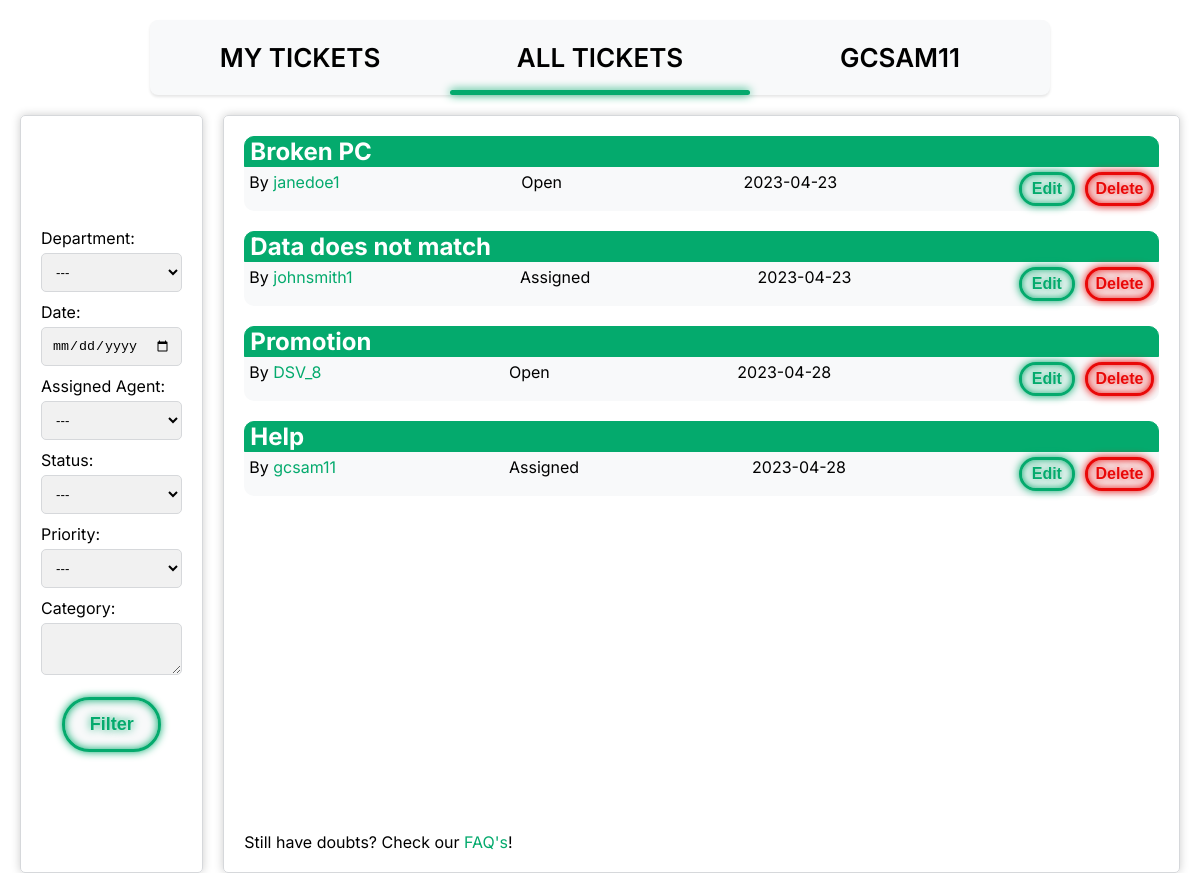
Before: /pages/all_tickets.php (signed in) with the older database file.
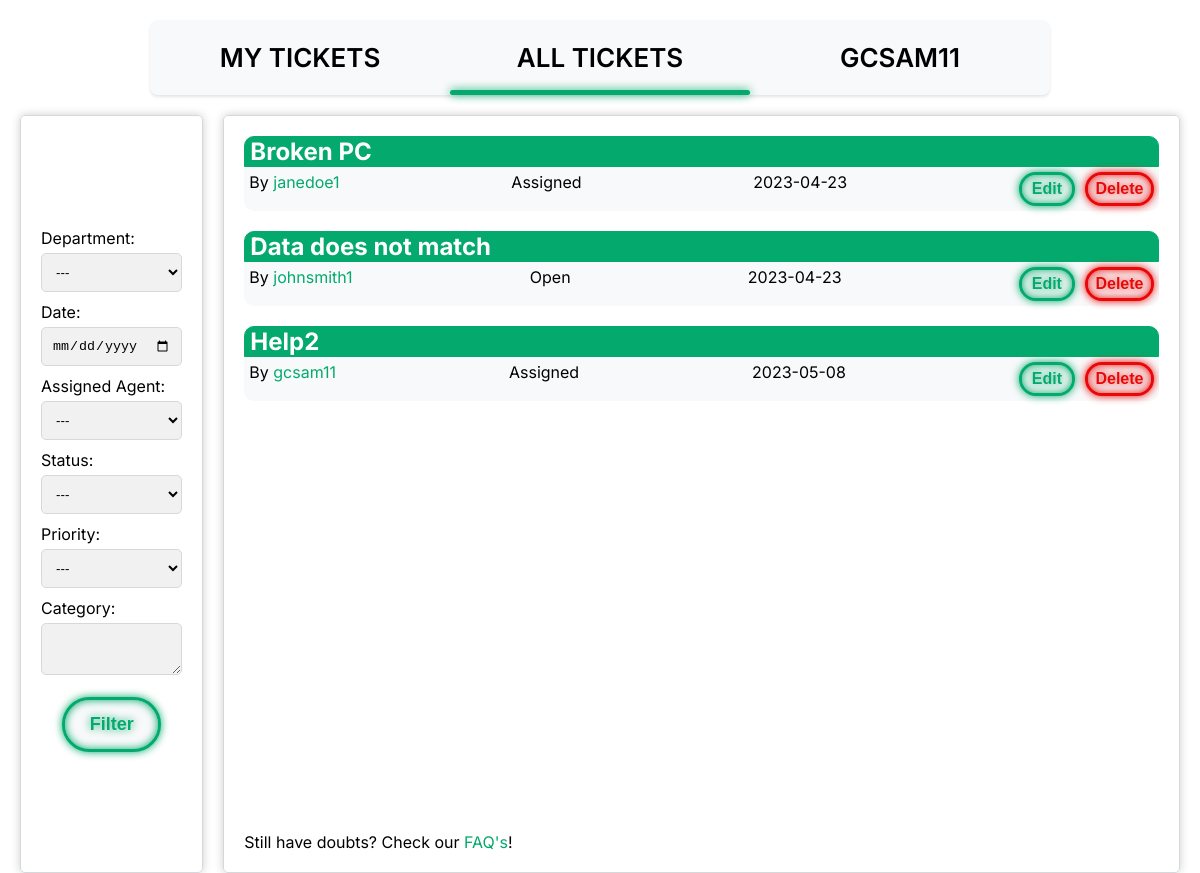
After: the same page with the newer database file.
### tables this page shows
CREATE TABLE TICKET (
    ticket_id INTEGER PRIMARY KEY AUTOINCREMENT,
    user_id INT NOT NULL,
    assigned_agent INT CHECK (assigned_agent <> user_id),
    department_id INT,
    title VARCHAR(255) NOT NULL,
    description VARCHAR(1000) NOT NULL,
    status VARCHAR(10) NOT NULL DEFAULT 'Open' CHECK (status = 'Open' OR status = 'Assigned' OR status = 'Closed'),
    priority VARCHAR(10) NOT NULL DEFAULT 'Low' CHECK (priority = 'Low' OR priority = 'Medium' OR priority = 'High'),
    date DATE NOT NULL,
    FOREIGN KEY(user_id) REFERENCES USER(user_id) ON DELETE CASCADE ON UPDATE CASCADE,
    FOREIGN KEY(department_id) REFERENCES DEPARTMENT(department_id) ON DELETE CASCADE ON UPDATE CASCADE,
    FOREIGN KEY(assigned_agent) REFERENCES USER(user_id) ON DELETE CASCADE ON UPDATE CASCADE
);

CREATE TABLE USER (
    user_id INTEGER PRIMARY KEY AUTOINCREMENT,
    department_id INT,
    name VARCHAR(255) NOT NULL,
    username VARCHAR(8) NOT NULL UNIQUE,
    email VARCHAR(255) NOT NULL UNIQUE,
    password VARCHAR(255) NOT NULL,
    type VARCHAR(10) NOT NULL DEFAULT 'Client' CHECK (type = 'Agent' OR type = 'Admin' OR type = 'Client'),
    gender VARCHAR(10) DEFAULT 'None' CHECK(gender = 'Male' or gender = 'Female' or gender = 'Other' or gender = 'None'),
    FOREIGN KEY(department_id) REFERENCES DEPARTMENT(department_id) ON DELETE CASCADE ON UPDATE CASCADE
);

### database/checkSession.php (called while the page is built, shortened)
<?php
    $profile = $_SESSION['username'];
?>

### database/get_tickets.php (the view)
<?php
    include 'connection.php';
    $stmt = $db->prepare('SELECT * FROM Ticket');
    $stmt->execute();
    while($row = $stmt -> fetch()){
        $stmt2 = $db -> prepare('SELECT username FROM User WHERE user_id = :user_id');
        $stmt2 -> bindParam(':user_id', $row['user_id']);
        $stmt2 -> execute();
        $row2 = $stmt2 -> fetch();
        echo '<h2><a class="ticket_readmore" href="../pages/ticket.php?id=' . $row['ticket_id'] . '">' . $row['title'] . '</a></h2>
        <div class="ticket">
        <div class="ticket_main_info"> <span class="ticket_username"> By <a class="ticket_username_link" href="../pages/profile_viewer.php?id=' .$row['user_id'] . '">' . $row2['username'] . '</a> </span>
        <span class="ticket_status">' . $row['status'] . '</span>
        <span class="ticket_date">' . $row['date'] . ' </span>';
        if(($_SESSION['type'] == 'Admin') || ($_SESSION['user_id'] == $row['user_id'])){
            echo '<div class ="btns">';
            echo '<form class ="editbtnform" action="../pages/editTicket.php?id='.$row['ticket_id'].'" method="POST">
            <input type="hidden" name="site" value="alltickets">
            <button type="submit" id="edit_btn"> Edit </button> </form>';
            echo '<form class="deletebtnform" action="../database/deleteTicket.php" method="POST">
            <input type="hidden" name="site" value="alltickets">
            <input type="hidden" name="id" value=' . $row['ticket_id'] .'>
            <button type="submit" id="delete_btn"> Delete </button> </form></div>';
        }
        echo '</div></div>';
    }
?>

### pages/all_tickets.php (shortened to what this page needs)
<?php
    include '../database/checkSession.php';
?>
<!DOCTYPE html>
<html>
<head>
	<link rel="stylesheet" href="../css/all_tickets.css">
</head>
<body>
    <header>
		<nav>
			<a href="../pages/my_tickets.php">My Tickets</a>
			<a href="../pages/all_tickets.php">All Tickets</a>
			<a href="../pages/profile_viewer.php"><?php echo $profile ?></a>
			<div class="animation start-all_tickets"></div>
		</nav>
    </header>
	<main>
		<section id="grid">
			<div class="box">
				<div class="box_content">
					<label for="department-filter">Department:</label>
			    	<select id="department" name="department" required>
						<option value="none">---</option>
			    	</select>
			    	<label for="date-filter">Date:</label>
			    	<input type="date" id="date-filter">
			    	<label for="agent-filter">Assigned Agent:</label>
			    	<select id="agent-filter">
				    	<option value="none">---</option>
						<?php
						include '../database/fetchAgents.php'
						 ?>
			    	</select>
			    	<label for="status-filter">Status:</label>
			    	<select id="status-filter">
                    	<option value="none">---</option>
			    	</select>
			    	<label for="priority-filter">Priority:</label>
			    	<select id="priority-filter">
				    	<option value="none">---</option>
			    	</select>
			    	<label for="category-filter">Category:</label>
					<textarea id="category-filter" name="category-filter"></textarea>
                	<div class="clearfix">
				    	<button type="submit" class="filterbtn">Filter</button>
			    	</div>
				</div>
			</div>
			<div class="box2">
				<section class="right_box_content">
						<div id="tickets">
							<?php
								include '../database/get_tickets.php';
							?>
						</div>
						<footer>Still have doubts? Check our <a href="../pages/faq.php">FAQ's</a>!</footer>
				</section>
			</div>
		</section>
	</main>
</body>
</html>

### css/all_tickets.css (style rules this page uses)
:root { --clr-neon_green: #04AA6D; --clr-neon_red: #e90808; --clr-bg: #f8f9fa; }
*, *::before *::after { box-sizing: border-box; }
header { text-align: center; }
nav { position: relative; margin: 20px auto 0; width: 900px; height: 75px; background: var(--clr-bg); border-radius: 8px; font-size: 0; box-shadow: 0 2px 3px 0 rgba(0, 0, 0, 0.1); }
nav a { font-family: 'Inter', sans-serif; font-size: 26px; font-weight: 600; text-transform: uppercase; color: black; text-decoration: none; line-height: 75px; position: relative; z-index: 1; display: inline-block; text-align: center; }
nav .animation { position: absolute; height: 5px; bottom: 0; z-index: 0; background: var(--clr-neon_green); border-radius: 8px; transition: all .5s ease 0s; box-shadow: 0 0 10px 0 var(--clr-neon_green); }
nav a:nth-child(1) { width: 300px; }
nav a:nth-child(2) { width: 300px; }
nav .start-all_tickets, nav a:nth-child(2):hover~.animation { width: 300px; left: 300px; }
nav a:nth-child(3) { width: 300px; }
body { margin: 0; padding: 0; font-family: 'Inter', sans-serif; }
section { height: 89.5vh; display: flex; }
#grid { display: grid; grid-template-columns: repeat(6, 1fr); grid-gap: 20px; padding: 20px; }
#grid .box { display: flex; justify-content: center; align-items: center; padding: 20px; border: 1px solid #d6d8db; border-radius: 5px; box-shadow: 0px 0px 10px rgba(0,0,0,0.2); grid-column: 1/2; }
label { display: block; margin-bottom: 5px; }
select, input[type="date"], textarea { padding: 10px; border-radius: 5px; border: 1px solid #d6d8db; margin-bottom: 10px; width: 100%; box-sizing: border-box; background-color: #f1f1f1; }
textarea { resize: vertical; }
.clearfix { display: grid; place-items: center; font-family: 'Inter', sans-serif; color: var(--clr-neon_green); }
.filterbtn { background-color: var(--clr-bg); color: var(--clr-neon_green); padding: 14px 20px; margin: 8px 0; border: 3px solid var(--clr-neon_green); border-radius: 32px; cursor: pointer; opacity: 1; text-align: center; font-weight: 800; font-size: large; width: 70%; transition: opacity 100ms linear; text-shadow: 0 0 0.125em hsl(0 0% 100% / 0.5), 0 0 0.45em var(--clr-neon_green); box-shadow: inset 0 0 0.5em 0 var(--clr-neon_green), 0 0 0.5em 0 var(--clr-neon_green); }
#grid .box2 { padding: 20px; border: 1px solid #d6d8db; border-radius: 5px; box-shadow: 0px 0px 10px rgba(0,0,0,0.2); grid-column: 2/7; }
.right_box_content { position: relative; }
.right_box_content footer { position: absolute; bottom: 0; left: 0; width: 100%; }
.right_box_content footer > a { color: var(--clr-neon_green); text-decoration: none; }
#tickets { width: 100%; height: 97%; overflow-x: hidden; overflow-y: auto; }
h2 { border: 1px solid var(--clr-neon_green); padding-left: 5px; margin-bottom: 0; border-radius: 10px 10px 0px 0px; background-color: var(--clr-neon_green); }
h2:first-of-type { margin-top: 0; }
.ticket_readmore { color: white; text-decoration: none; }
.ticket_main_info { display: flex; justify-content: space-between; }
.ticket_username_link { text-decoration: none; color: var(--clr-neon_green); }
.ticket { border: 0px; background-color: var(--clr-bg); border-radius: 0px 0px 10px 10px; padding: 5px; }
.ticket:last-of-type { margin-bottom: 10px; }
.btns { display: flex; justify-content: space-between; }
.editbtnform { margin-right: 10px; }
#edit_btn { background-color: var(--clr-bg); color: var(--clr-neon_green); padding: 5px 10px; border: 3px solid var(--clr-neon_green); border-radius: 32px; cursor: pointer; opacity: 1; text-align: center; font-weight: 600; font-size: medium; width: 100%; transition: opacity 100ms linear; text-shadow: 0 0 0.125em hsl(0 0% 100% / 0.5), 0 0 0.45em var(--clr-neon_green); box-shadow: inset 0 0 0.5em 0 var(--clr-neon_green), 0 0 0.5em 0 var(--clr-neon_green); }
#delete_btn { background-color: var(--clr-bg); color: var(--clr-neon_red); padding: 5px; margin-right: 5px; border: 3px solid var(--clr-neon_red); border-radius: 32px; cursor: pointer; opacity: 1; text-align: center; font-weight: 600; font-size: medium; width: 100%; transition: opacity 100ms linear; text-shadow: 0 0 0.125em hsl(0 0% 100% / 0.5), 0 0 0.45em var(--clr-neon_red); box-shadow: inset 0 0 0.5em 0 var(--clr-neon_red), 0 0 0.5em 0 var(--clr-neon_red); }

Changed rows visible on the page:
removed ticket: title "Promotion", user.username "DSV_8", status "Open", date "2023-04-28"
removed ticket: title "Help", user.username "gcsam11", status "Assigned", date "2023-04-28"
changed ticket "Broken PC": status "Open" → "Assigned"
changed ticket "Data does not match": status "Assigned" → "Open"
added ticket: title "Help2", user.username "gcsam11", status "Assigned", date "2023-05-08"
